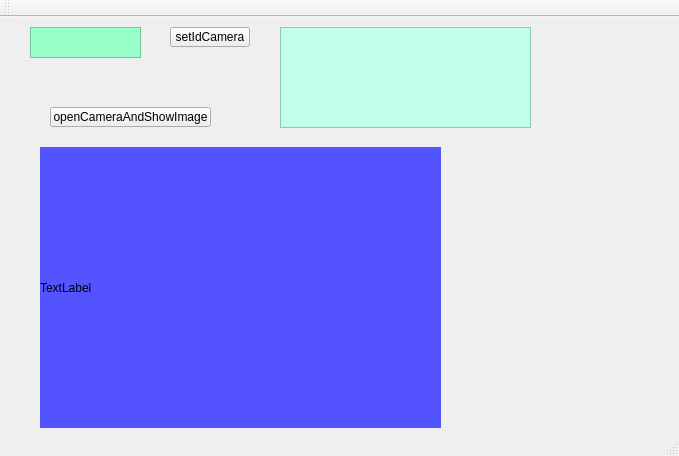
<?xml version="1.0" encoding="UTF-8"?>
<ui version="4.0">
 <class>MainWindow</class>
 <widget class="QMainWindow" name="MainWindow">
  <property name="geometry">
   <rect>
    <x>0</x>
    <y>0</y>
    <width>679</width>
    <height>456</height>
   </rect>
  </property>
  <property name="windowTitle">
   <string>MainWindow</string>
  </property>
  <widget class="QWidget" name="centralWidget">
   <widget class="QPushButton" name="pushButton">
    <property name="geometry">
     <rect>
      <x>50</x>
      <y>90</y>
      <width>161</width>
      <height>20</height>
     </rect>
    </property>
    <property name="text">
     <string>openCameraAndShowImage</string>
    </property>
   </widget>
   <widget class="QPushButton" name="pushButton_2">
    <property name="geometry">
     <rect>
      <x>170</x>
      <y>10</y>
      <width>80</width>
      <height>20</height>
     </rect>
    </property>
    <property name="text">
     <string>setIdCamera</string>
    </property>
   </widget>
   <widget class="QTextEdit" name="textEdit">
    <property name="geometry">
     <rect>
      <x>30</x>
      <y>10</y>
      <width>111</width>
      <height>31</height>
     </rect>
    </property>
    <property name="styleSheet">
     <string notr="true">background-color: rgb(151, 255, 200);</string>
    </property>
   </widget>
   <widget class="QLabel" name="label">
    <property name="geometry">
     <rect>
      <x>40</x>
      <y>130</y>
      <width>401</width>
      <height>281</height>
     </rect>
    </property>
    <property name="styleSheet">
     <string notr="true">background-color: rgb(83, 83, 255);</string>
    </property>
    <property name="text">
     <string>TextLabel</string>
    </property>
   </widget>
   <widget class="QTextBrowser" name="textBrowser">
    <property name="geometry">
     <rect>
      <x>280</x>
      <y>10</y>
      <width>251</width>
      <height>101</height>
     </rect>
    </property>
    <property name="styleSheet">
     <string notr="true">background-color: rgb(192, 255, 234);</string>
    </property>
   </widget>
  </widget>
  <widget class="QMenuBar" name="menuBar">
   <property name="geometry">
    <rect>
     <x>0</x>
     <y>0</y>
     <width>679</width>
     <height>22</height>
    </rect>
   </property>
  </widget>
  <widget class="QToolBar" name="mainToolBar">
   <attribute name="toolBarArea">
    <enum>TopToolBarArea</enum>
   </attribute>
   <attribute name="toolBarBreak">
    <bool>false</bool>
   </attribute>
  </widget>
  <widget class="QStatusBar" name="statusBar"/>
 </widget>
 <layoutdefault spacing="6" margin="11"/>
 <resources/>
 <connections/>
</ui>
